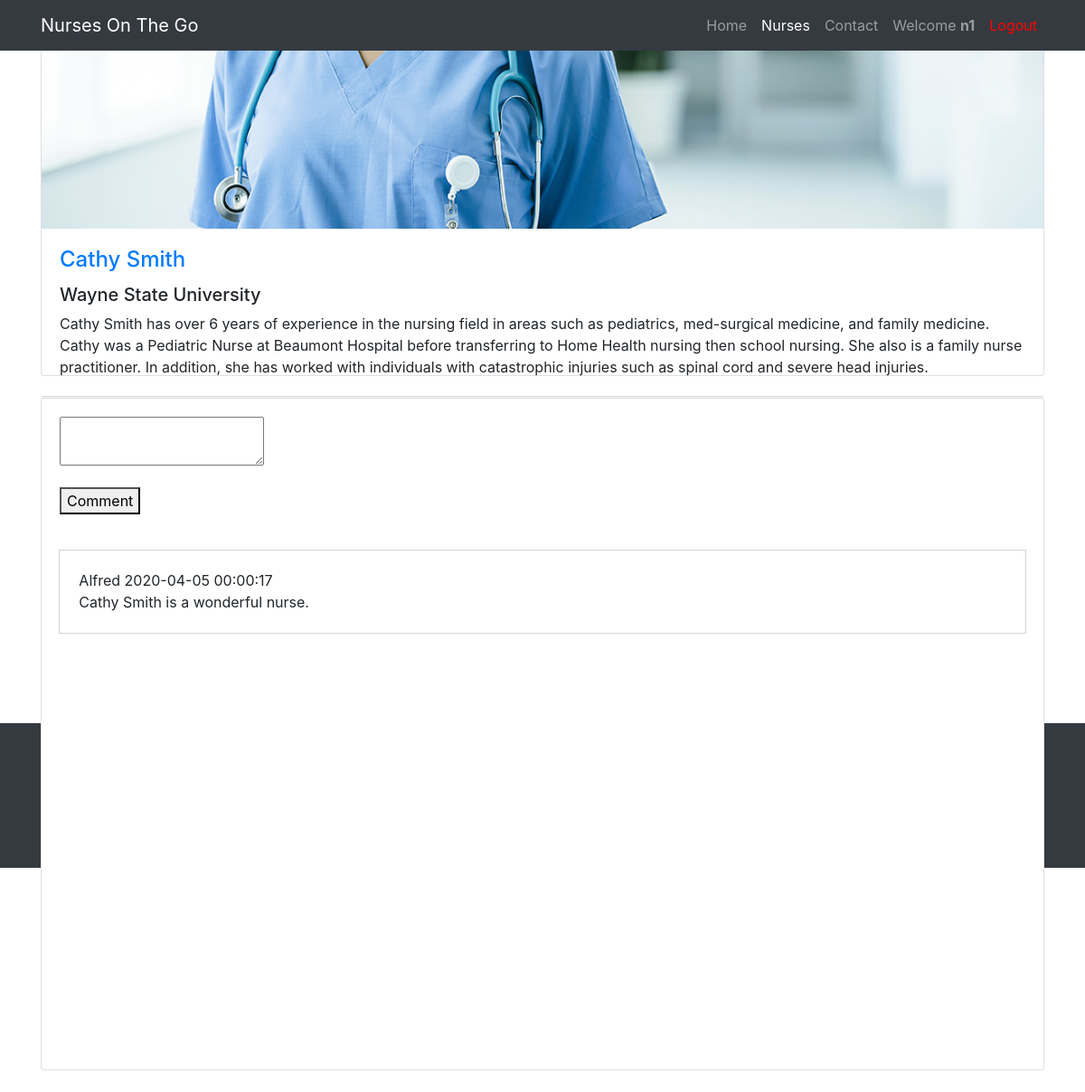
The app's page /n1.php (signed in) with its own data.
### tables this page shows
CREATE TABLE IF NOT EXISTS `comments` (
  `cid` int(11) NOT NULL AUTO_INCREMENT,
  `uid` varchar(128) NOT NULL,
  `DATE` datetime NOT NULL,
  `message` text NOT NULL,
  `pageID` varchar(100) NOT NULL,
  PRIMARY KEY (`cid`)
);

### server.php (the view, shortened to what this page needs)
<?php
$db = mysqli_connect('localhost', 'username', 'password', 'dbname');
function listComments($postID) {
    global $db;
    $sql = "SELECT * FROM comments WHERE pageID = '$postID'";
    $results = mysqli_query($db, $sql);
    while ($row = mysqli_fetch_array($results)){
        echo "<div style='outline: 1px solid lightgray;'><p style='padding: 2%;'>";
        echo $row['uid'];
        echo $row['DATE'];
        echo " <br>";
        echo $row['message'];
        echo "</p></div>";
    }
}
?>

### css/shop-homepage.css (style rules this page uses)
body { padding-top: 56px; }

### records on screen
comments: uid "Alfred", DATE "2020-04-05 00:00:17", message "Cathy Smith is a wonderful nurse."

### other values on screen
$_SESSION['username'] "n1"
